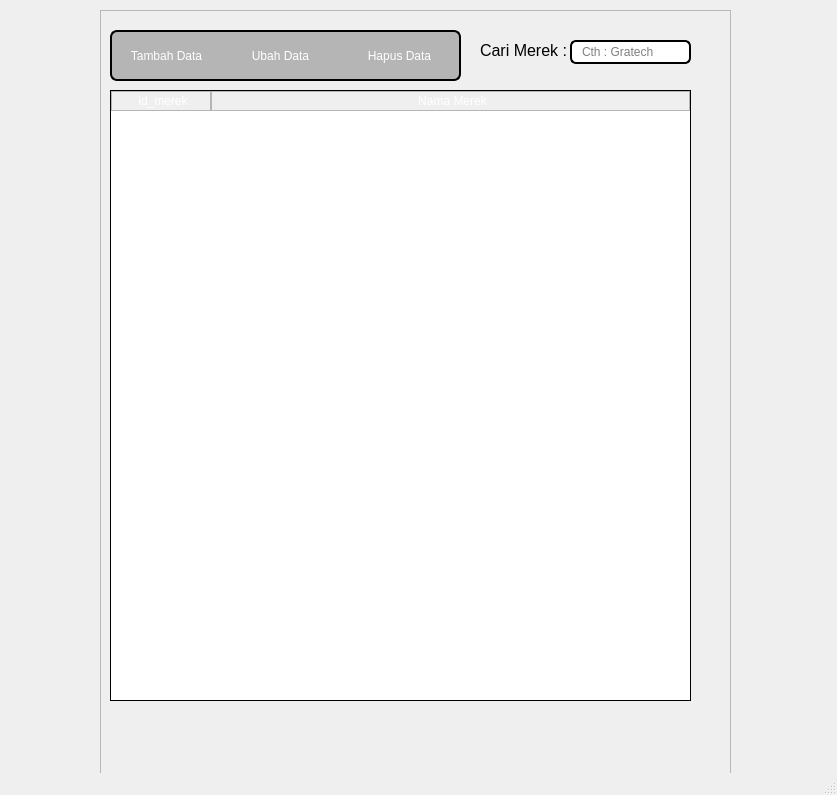
<?xml version="1.0" encoding="UTF-8"?>
<ui version="4.0">
 <class>MainWindow</class>
 <widget class="QMainWindow" name="MainWindow">
  <property name="geometry">
   <rect>
    <x>0</x>
    <y>0</y>
    <width>837</width>
    <height>795</height>
   </rect>
  </property>
  <property name="windowTitle">
   <string>Katalog - PT. Karya Graha Laboratory</string>
  </property>
  <property name="windowIcon">
   <iconset resource="../data/ui/logo.qrc">
    <normaloff>:/newPrefix/logo.png</normaloff>:/newPrefix/logo.png</iconset>
  </property>
  <widget class="QWidget" name="centralwidget">
   <widget class="QFrame" name="frame">
    <property name="geometry">
     <rect>
      <x>100</x>
      <y>10</y>
      <width>631</width>
      <height>781</height>
     </rect>
    </property>
    <property name="styleSheet">
     <string notr="true"/>
    </property>
    <property name="frameShape">
     <enum>QFrame::StyledPanel</enum>
    </property>
    <property name="frameShadow">
     <enum>QFrame::Raised</enum>
    </property>
    <widget class="QTableWidget" name="merekTable">
     <property name="geometry">
      <rect>
       <x>10</x>
       <y>80</y>
       <width>581</width>
       <height>611</height>
      </rect>
     </property>
     <property name="styleSheet">
      <string notr="true">QTableWidget{

border: 1px solid black ;

border-color:black;


}


QHeaderView::section {
    background-color: qlineargradient(x1:0, y1:0, x2:0, y2:1,
                                      stop:0 #616161, stop: 0.5 #000000,
                                      stop: 0.6 #000000, stop:1 #656565);
    color: white;
    padding-left: 4px;
    border: 1px solid #B5B5B5;

}


QTableWidget QTableCornerButton::section {
  background-color: qlineargradient(x1:0, y1:0, x2:0, y2:1,
                                      stop:0 #616161, stop: 0.5 #000000,
                                      stop: 0.6 #000000, stop:1 #656565); }


</string>
     </property>
     <property name="sizeAdjustPolicy">
      <enum>QAbstractScrollArea::AdjustToContents</enum>
     </property>
     <property name="editTriggers">
      <set>QAbstractItemView::NoEditTriggers</set>
     </property>
     <property name="dragDropOverwriteMode">
      <bool>false</bool>
     </property>
     <property name="selectionMode">
      <enum>QAbstractItemView::SingleSelection</enum>
     </property>
     <property name="selectionBehavior">
      <enum>QAbstractItemView::SelectRows</enum>
     </property>
     <property name="verticalScrollMode">
      <enum>QAbstractItemView::ScrollPerItem</enum>
     </property>
     <property name="showGrid">
      <bool>true</bool>
     </property>
     <property name="sortingEnabled">
      <bool>false</bool>
     </property>
     <attribute name="horizontalHeaderVisible">
      <bool>true</bool>
     </attribute>
     <attribute name="horizontalHeaderDefaultSectionSize">
      <number>100</number>
     </attribute>
     <attribute name="horizontalHeaderStretchLastSection">
      <bool>true</bool>
     </attribute>
     <column>
      <property name="text">
       <string>id_merek</string>
      </property>
     </column>
     <column>
      <property name="text">
       <string>Nama Merek</string>
      </property>
     </column>
    </widget>
    <widget class="QPushButton" name="addButton">
     <property name="geometry">
      <rect>
       <x>10</x>
       <y>20</y>
       <width>111</width>
       <height>51</height>
      </rect>
     </property>
     <property name="styleSheet">
      <string notr="true">QPushButton {color:white; background-color:#B5B5B5;border:2px solid black;font: 13px &quot;Open Sans&quot;;border-right:0px;
border-top-left-radius: 7px;
border-bottom-left-radius: 7px;
padding: 0 8px;}




QPushButton:hover:!pressed {
 background-color: #3D3D3D;
border-style:inset
}

QPushButton:hover {
 background-color:#171717
}


</string>
     </property>
     <property name="text">
      <string>Tambah Data</string>
     </property>
    </widget>
    <widget class="QPushButton" name="editButton">
     <property name="geometry">
      <rect>
       <x>120</x>
       <y>20</y>
       <width>121</width>
       <height>51</height>
      </rect>
     </property>
     <property name="styleSheet">
      <string notr="true">QPushButton:disabled {
    color: rgba(0,0, 0, 100)
}

QPushButton {color:white; background-color:#B5B5B5;border:2px solid black;font: 13px &quot;Open Sans&quot;;border-right:0px;border-left:0px;
padding: 0 8px;
}

QPushButton:hover:!pressed {
 background-color: #3D3D3D;
border-style:inset
}

QPushButton:hover {
 background-color:#171717
}





QPushButton:hover {
  background-color:rgb(61, 61, 61)
}

</string>
     </property>
     <property name="text">
      <string>Ubah Data</string>
     </property>
    </widget>
    <widget class="QLineEdit" name="searchField">
     <property name="geometry">
      <rect>
       <x>470</x>
       <y>30</y>
       <width>121</width>
       <height>24</height>
      </rect>
     </property>
     <property name="styleSheet">
      <string notr="true">border: 2px solid black;
border-radius: 6px;
padding: 0 8px;
min-height: 20px ;
max-height:20px;
selection-background-color: gray;
color:black
</string>
     </property>
     <property name="text">
      <string/>
     </property>
     <property name="placeholderText">
      <string>Cth : Gratech</string>
     </property>
    </widget>
    <widget class="QLabel" name="label">
     <property name="geometry">
      <rect>
       <x>380</x>
       <y>20</y>
       <width>91</width>
       <height>41</height>
      </rect>
     </property>
     <property name="styleSheet">
      <string notr="true">color:black;</string>
     </property>
     <property name="text">
      <string>&lt;html&gt;&lt;head/&gt;&lt;body&gt;&lt;p&gt;&lt;span style=&quot; font-size:12pt;&quot;&gt;Cari Merek : &lt;/span&gt;&lt;/p&gt;&lt;/body&gt;&lt;/html&gt;</string>
     </property>
    </widget>
    <widget class="QPushButton" name="deleteButton">
     <property name="geometry">
      <rect>
       <x>240</x>
       <y>20</y>
       <width>121</width>
       <height>51</height>
      </rect>
     </property>
     <property name="styleSheet">
      <string notr="true">QPushButton:disabled {
    color: rgba(0,0, 0, 100)
}

QPushButton {color:white; background-color:#B5B5B5;border:2px solid black;font: 13px &quot;Open Sans&quot;;border-left:0px;border-top-right-radius: 7px;
border-bottom-right-radius: 7px;
padding: 0 8px;
}

QPushButton:hover:!pressed {
 background-color: #3D3D3D;
border-style:inset
}

QPushButton:hover {
 background-color:#171717
}
</string>
     </property>
     <property name="text">
      <string>Hapus Data</string>
     </property>
    </widget>
   </widget>
  </widget>
  <widget class="QMenuBar" name="menubar">
   <property name="geometry">
    <rect>
     <x>0</x>
     <y>0</y>
     <width>837</width>
     <height>21</height>
    </rect>
   </property>
  </widget>
  <widget class="QStatusBar" name="statusbar"/>
 </widget>
 <resources>
  <include location="../data/font/opensans.qrc"/>
  <include location="../data/ui/logo.qrc"/>
 </resources>
 <connections/>
</ui>
